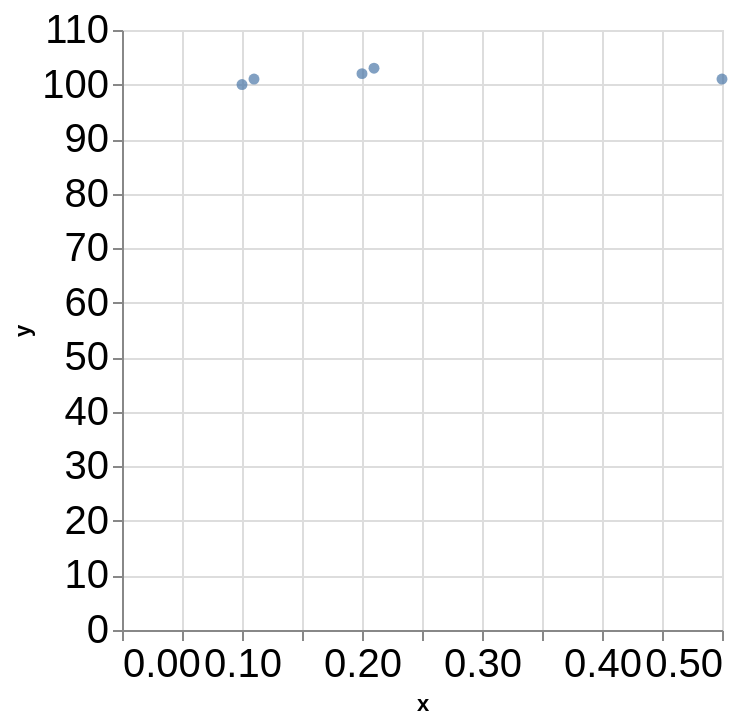

Express this chart as Vega-Lite.
### Vega-Lite specification from a JSON file in a GitHub repository (floating-point values rounded to 4 significant figures)
{"$schema": "https://vega.github.io/schema/vega-lite/v5.json", "data": {"values": [{"x": 0.1, "y": 100}, {"x": 0.11, "y": 101}, {"x": 0.2, "y": 102}, {"x": 0.21, "y": 103}, {"x": 0.5, "y": 101}]}, "encoding": {"x": {"axis": {"labelFontSize": 20, "labelOverlap": "greedy"}, "field": "x", "type": "quantitative"}, "y": {"axis": {"labelFontSize": 20, "labelOverlap": "greedy"}, "field": "y", "type": "quantitative"}}, "mark": "circle"}
